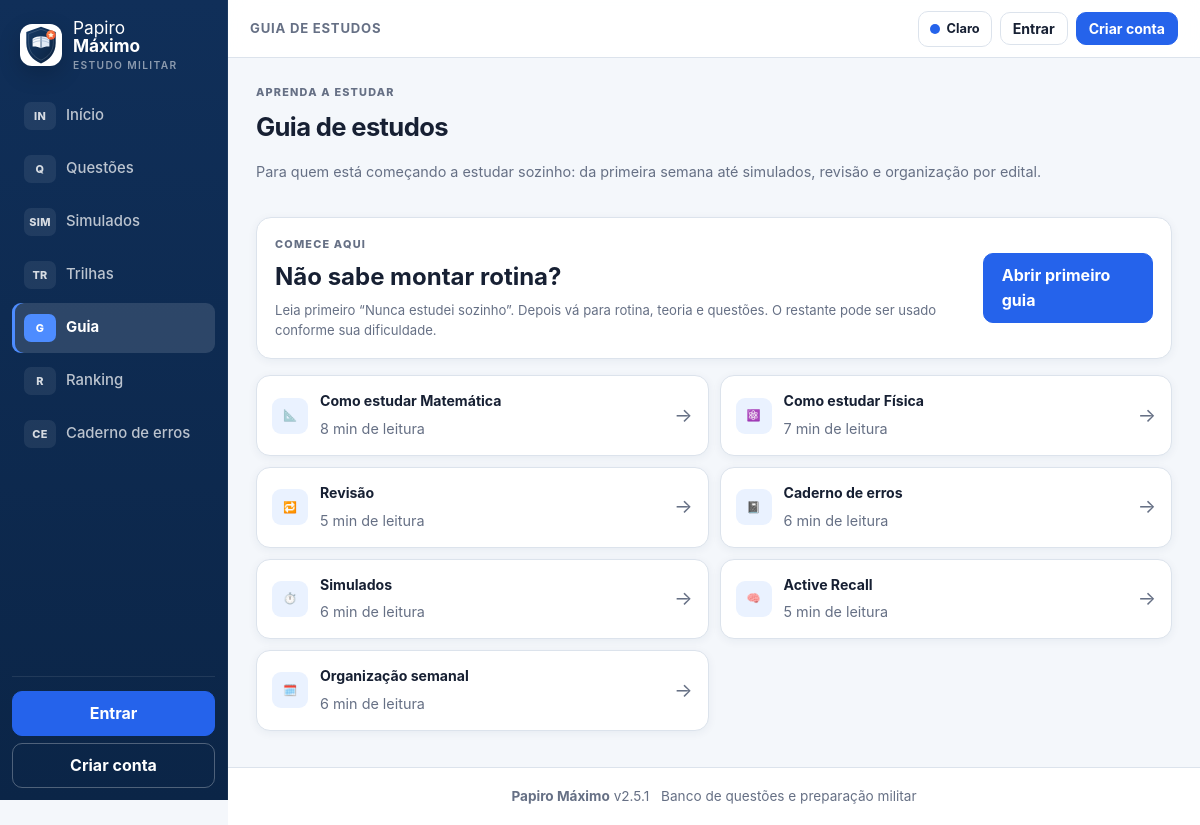
The app's page /guia.php with its own data.
### tables this page shows
CREATE TABLE IF NOT EXISTS guia_artigos (
  id INT AUTO_INCREMENT PRIMARY KEY,
  slug VARCHAR(30) NOT NULL UNIQUE,
  titulo VARCHAR(120) NOT NULL,
  icone VARCHAR(10) NOT NULL DEFAULT '📖',
  tempo VARCHAR(20) NOT NULL DEFAULT '5 min',
  texto TEXT NOT NULL
);

### includes/config.php (called while the page is built, shortened)
<?php
function url(string $path = ''): string {
    $p = trim($path);
    return BASE_URL . '/' . ltrim($p, '/');
}

### includes/helpers.php (called while the page is built, shortened)
<?php
function e($s): string { return htmlspecialchars((string)($s ?? ''), ENT_QUOTES, 'UTF-8'); }

### includes/auth.php (called while the page is built, shortened)
<?php
function current_user(): ?array {
    if (empty($_SESSION['user_id'])) return null;
    static $cache = null;
    return $cache === false ? null : $cache;
}

### guia.php (the view, shortened to what this page needs)
<?php
$pdo=db();try{ensure_learning_content_current($pdo);}catch(Throwable $e){}
if($slug!==''){$st=$pdo->prepare('SELECT * FROM guia_artigos WHERE slug=?');$st->execute([$slug]);$art=$st->fetch();if($art){$title=(string)$art['titulo'];$active='guia';include __DIR__.'/includes/header.php';?>
<?php include __DIR__.'/includes/footer.php';exit;}}
$arts=$pdo->query('SELECT * FROM guia_artigos ORDER BY id')->fetchAll();$title='Guia de estudos';$active='guia';include __DIR__.'/includes/header.php';?>
<div class="page-head"><div><span class="eyebrow">APRENDA A ESTUDAR</span><h1>Guia de estudos</h1><p class="muted">Para quem está começando a estudar sozinho: da primeira semana até simulados, revisão e organização por edital.</p></div></div>
<div class="guide-start card"><div><span class="eyebrow">COMECE AQUI</span><h2>Não sabe montar rotina?</h2><p>Leia primeiro “Nunca estudei sozinho”. Depois vá para rotina, teoria e questões. O restante pode ser usado conforme sua dificuldade.</p></div><a class="btn btn-primary" href="<?= e(url('guia.php?a=comecar')) ?>">Abrir primeiro guia</a></div>
<div class="guia-grid rich-guide-grid"><?php foreach($arts as $a): ?><a class="guia-card rich-guide-card" href="<?= e(url('guia.php?a='.$a['slug'])) ?>"><span class="guide-card-number"><?= e((string)$a['icone']) ?></span><div><h3><?= e((string)$a['titulo']) ?></h3><span class="muted"><?= e((string)$a['tempo']) ?> de leitura</span></div><span class="guide-arrow">→</span></a><?php endforeach; ?></div>
<?php include __DIR__.'/includes/footer.php'; ?>

### includes/header.php (shortened to what this page needs)
<?php
$user = current_user();
$nav = [
    ['inicio', 'Início', 'IN', 'index.php'],
    ['questoes', 'Questões', 'Q', 'questoes.php'],
    ['simulados', 'Simulados', 'SIM', 'simulados.php'],
    ['trilhas', 'Trilhas', 'TR', 'trilhas.php'],
    ['guia', 'Guia', 'G', 'guia.php'],
    ['ranking', 'Ranking', 'R', 'ranking.php'],
    ['caderno', 'Caderno de erros', 'CE', 'caderno.php'],
];
?>
<!DOCTYPE html>
<html lang="pt-BR">
<head>
<link rel="stylesheet" href="<?= e(url('assets/css/style.css?v=' . rawurlencode(APP_VERSION))) ?>">
<link rel="stylesheet" href="<?= e(url('assets/css/papiro-v2.css?v=' . rawurlencode(APP_VERSION))) ?>">
</head>
<body>
<div class="shell">
  <aside class="sidebar" id="sidebar">
    <a class="brand" href="<?= e(url('index.php')) ?>">
      <img class="brand-logo" src="<?= e(url('icons/papiro-logo.svg')) ?>" alt="Papiro Máximo">
      <span class="brand-name">Papiro <b>Máximo</b><small>estudo militar</small></span>
    </a>
    <nav class="nav">
      <?php foreach ($nav as [$key, $label, $icon, $href]): ?>
        <a href="<?= e(url($href)) ?>" class="<?= ($active ?? '') === $key ? 'active' : '' ?>"><span class="nav-glyph"><?= e($icon) ?></span><span><?= e($label) ?></span></a>
      <?php endforeach; ?>
    </nav>
    <div class="side-foot">
      <?php if ($user): ?>
        <a class="user-chip" href="<?= e(url('perfil.php')) ?>"><span class="mini-avatar"><?= e(mb_strtoupper(mb_substr($user['nome'],0,1))) ?></span><span><?= e($user['nome']) ?><small><?= (int)$user['ofensiva'] ?> dias de ofensiva</small></span></a>
        <div class="side-foot-actions">
          <a class="btn btn-ghost btn-block btn-small" href="<?= e(url('ia.php')) ?>">Tutor IA</a>
          <a class="logout" href="<?= e(url('logout.php')) ?>">Sair</a>
        </div>
      <?php else: ?>
        <a class="btn btn-primary btn-block" href="<?= e(url('login.php')) ?>">Entrar</a>
        <a class="btn btn-ghost btn-block" href="<?= e(url('cadastro.php')) ?>">Criar conta</a>
      <?php endif; ?>
    </div>
  </aside>
  <div class="main-col">
    <header class="topbar">
      <div class="topbar-left">
        <span class="top-context"><?= e($title ?? 'Início') ?></span>
      </div>
      <div class="top-right">
        <button class="theme-toggle" id="themeToggle" type="button" aria-label="Alternar tema"><span class="theme-dot"></span><span id="themeLabel">Tema</span></button>
        <?php if ($user): ?>
          <span class="streak" title="Ofensiva"><?= (int)$user['ofensiva'] ?> dias</span>
          <a class="avatar" href="<?= e(url('perfil.php')) ?>" title="<?= e($user['nome']) ?>"><?= e(mb_strtoupper(mb_substr($user['nome'], 0, 1))) ?></a>
        <?php else: ?>
          <a class="btn btn-small" href="<?= e(url('login.php')) ?>">Entrar</a>
          <a class="btn btn-primary btn-small" href="<?= e(url('cadastro.php')) ?>">Criar conta</a>
        <?php endif; ?>
      </div>
    </header>
    <main class="content">

### includes/footer.php (shortened to what this page needs)
    </main>
    <footer class="footer">
      <b>Papiro Máximo</b> v<?= e(APP_VERSION) ?> <span>Banco de questões e preparação militar</span>
    </footer>
  </div>
</div>
</body>
</html>

### assets/css/style.css (style rules this page uses)
:root { --navy:#0b1b33; --navy2:#13294f; --navy3:#1d3a68; --gold:#e3a82b; --gold2:#f5c451; --gold-soft:#fdf3d7; --bg:#f1ecdd; --card:#fffdf6; --line:#e2d9c2; --ink:#1d2433; --muted:#6f6a5c; --ok:#15803d; --ok-bg:#e5f5e9; --err:#b91c1c; --err-bg:#fdecec; --info:#1d4ed8; --info-bg:#e8effe; --radius:14px; --shadow:0 2px 10px rgba(11,27,51,.08); }
* { box-sizing:border-box }
html { -webkit-text-size-adjust:100% }
body { margin:0;font-family:"Segoe UI",system-ui,-apple-system,Roboto,Arial,sans-serif;background:var(--bg);color:var(--ink);line-height:1.55 }
a { color:var(--navy3);text-decoration:none }
.muted { color:var(--muted);font-size:.9em }
.shell { display:flex;min-height:100vh }
.sidebar { width:250px;flex-shrink:0;background:linear-gradient(180deg,var(--navy),var(--navy2));color:#fff;position:sticky;top:0;height:100vh;display:flex;flex-direction:column;padding:18px 14px;z-index:60 }
.brand { display:flex;align-items:center;gap:10px;color:#fff;font-size:1.15rem;padding:4px 8px 16px }
.brand-name b { color:var(--gold2) }
.nav { display:flex;flex-direction:column;gap:2px;overflow-y:auto }
.nav a { display:flex;gap:10px;align-items:center;color:#dbe4f3;padding:9px 12px;border-radius:10px;font-weight:500 }
.nav a.active { background:var(--gold);color:var(--navy);font-weight:700 }
.side-foot { margin-top:auto;display:flex;flex-direction:column;gap:8px;padding-top:14px;border-top:1px solid rgba(255,255,255,.15) }
.main-col { flex:1;min-width:0;display:flex;flex-direction:column }
.topbar { position:sticky;top:0;z-index:50;display:flex;align-items:center;gap:12px;background:rgba(255,253,246,.92);backdrop-filter:blur(6px);border-bottom:1px solid var(--line);padding:10px 20px }
.top-right { margin-left:auto;display:flex;align-items:center;gap:10px }
.content { padding:22px;max-width:1080px;width:100%;margin:0 auto;flex:1 }
.footer { text-align:center;color:var(--muted);font-size:.85rem;padding:18px;border-top:1px solid var(--line) }
.page-head { display:flex;align-items:center;gap:12px;margin:4px 0 16px;flex-wrap:wrap }
.page-head h1 { font-size:1.5rem;margin:0;color:var(--navy) }
.card { background:var(--card);border:1px solid var(--line);border-radius:var(--radius);box-shadow:var(--shadow);padding:18px;margin-bottom:16px }
.card h2,.card h3 { margin-top:0;color:var(--navy) }
.btn { display:inline-block;border:1px solid var(--navy);background:#fff;color:var(--navy);border-radius:10px;padding:9px 18px;font-weight:600;cursor:pointer;font-size:1rem }
.btn-ghost { background:transparent;border-color:rgba(255,255,255,.5);color:#fff }
.btn-small { padding:5px 12px;font-size:.88rem }
.btn-block { display:block;text-align:center;width:100% }
.guia-grid { display:grid;grid-template-columns:repeat(2,1fr);gap:12px }
.guia-card { background:var(--card);border:1px solid var(--line);border-radius:var(--radius);padding:16px;color:var(--ink) }
.guia-card h3 { margin:4px 0;color:var(--navy) }

### records on screen
guia_artigos: icone "📐", titulo "Como estudar Matemática", tempo "8 min"
guia_artigos: icone "⚛️", titulo "Como estudar Física", tempo "7 min"
guia_artigos: icone "🔁", titulo "Revisão", tempo "5 min"
guia_artigos: icone "📓", titulo "Caderno de erros", tempo "6 min"
guia_artigos: icone "⏱️", titulo "Simulados", tempo "6 min"
guia_artigos: icone "🧠", titulo "Active Recall", tempo "5 min"
guia_artigos: icone "🗓️", titulo "Organização semanal", tempo "6 min"

### other values on screen
$icon "IN"
$label "Início"
$icon "Q"
$label "Questões"
$icon "SIM"
$label "Simulados"
$icon "TR"
$label "Trilhas"
$icon "G"
$label "Guia"
$icon "R"
$label "Ranking"
$icon "CE"
$label "Caderno de erros"
$title "GUIA DE ESTUDOS"
